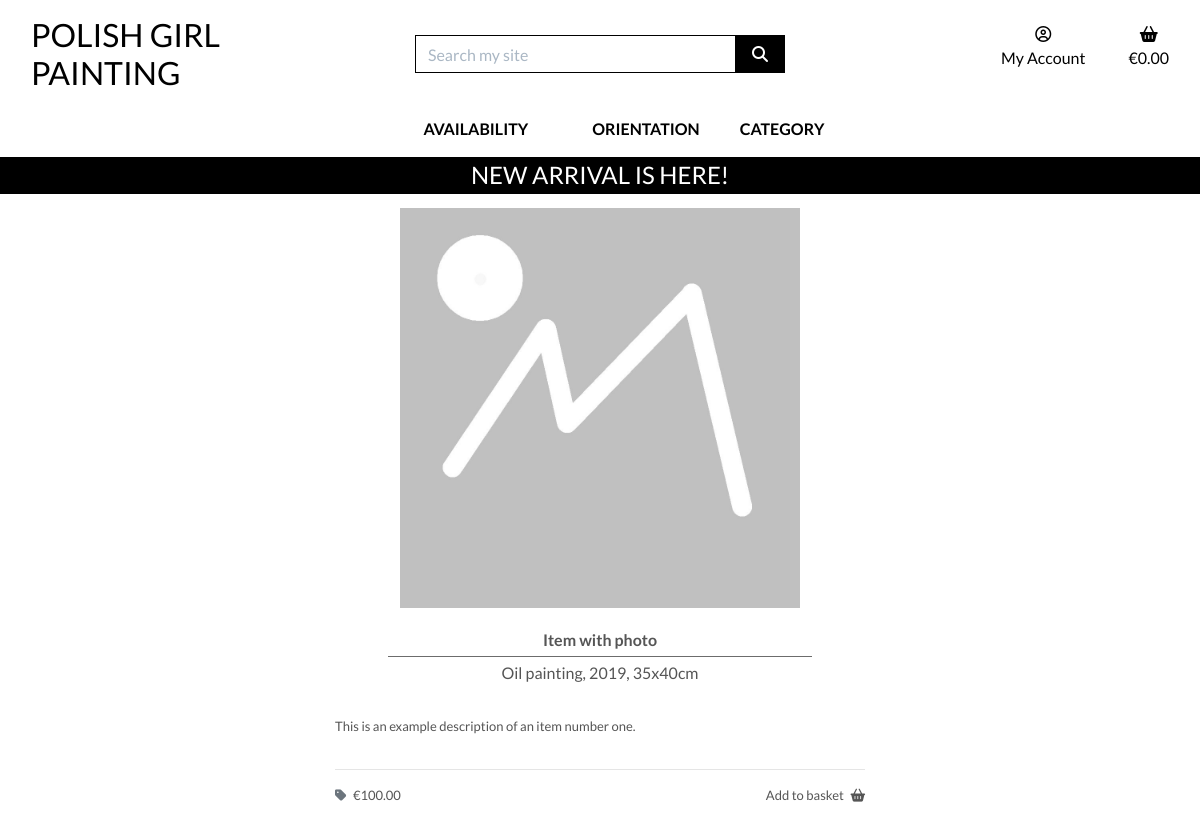
Page /products/1/ on the earlier database version.
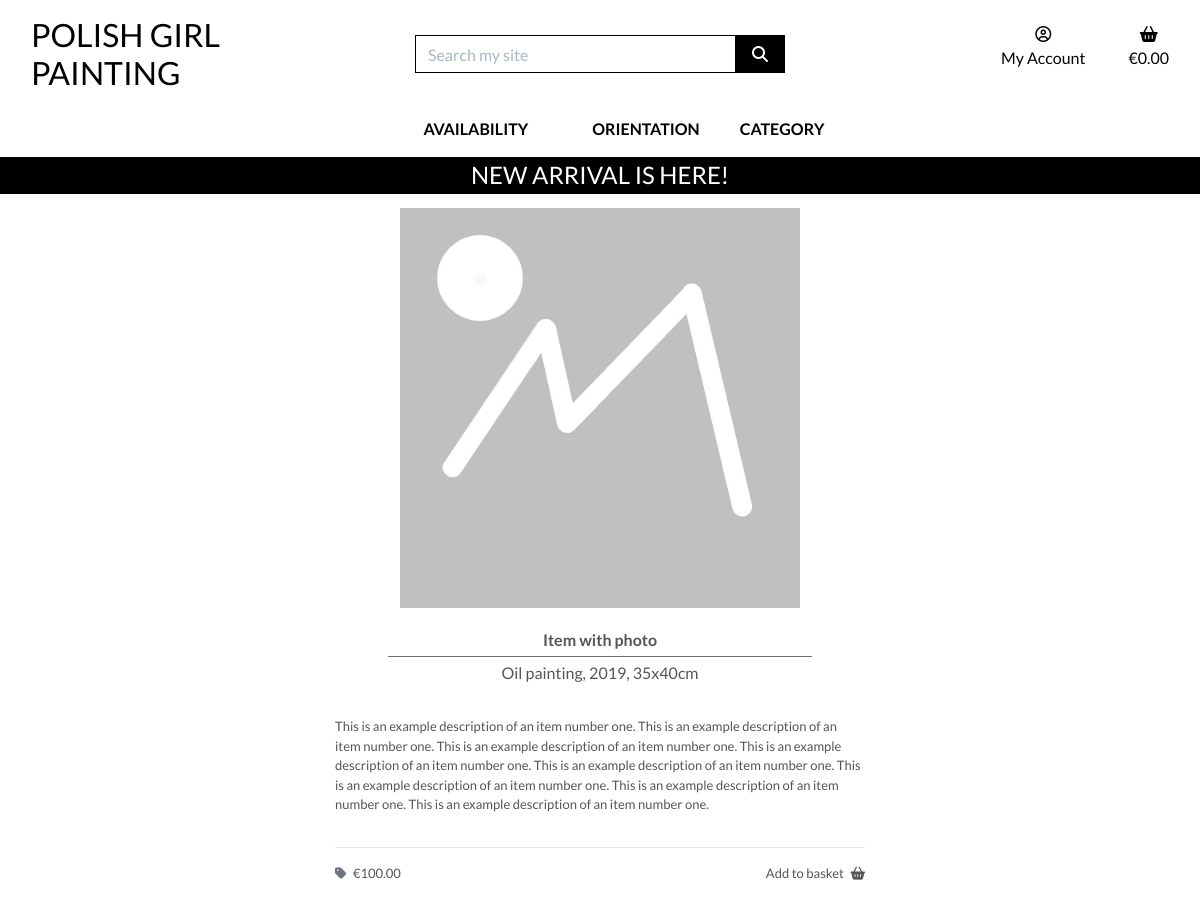
Same page on the later database version.
### products/models.py (models this page shows, shortened)
class Product(models.Model):
    sku = models.CharField(
        max_length=254,
        null=True,
        blank=True)
    title = models.CharField(
        max_length=254,
        unique=True)
    excerpt = models.TextField(
        blank=True)
    description = models.TextField()
    price = models.DecimalField(
        max_digits=6,
        decimal_places=2,
        null=True,
        blank=True)
    image = models.ImageField(
        null=True,
        blank=True)
    category = models.ForeignKey(
        'Category',
        null=True,
        blank=True,
        on_delete=models.SET_NULL)
    orientation = models.CharField(
        max_length=9,
        choices=ORIENTATION,
        null=True,
        blank=True)
    priority = models.CharField(
        max_length=10,
        choices=PRIORITY_CHOICES,
        default="3 - Normal",
        null=True,
        blank=True)
    available = models.BooleanField(
        default=True)
    created_on = models.DateTimeField(
        auto_now_add=True)
    updated_on = models.DateTimeField(
        auto_now=True)
    live = models.BooleanField(
        default=False)
    class Meta:
        ordering = ['priority', 'created_on']

### products/views.py (the view)
def product_detail(request, product_id):
    product = get_object_or_404(Product, pk=product_id)
    context = {
        'product': product,
    }
    return render(request, 'products/product_detail.html', context)

### products/templates/products/product_detail.html (shortened to what this page needs)
{% extends "base.html" %}
{% load static %}
{% block page_header %}
    <div class="container header-container">
    </div>
{% endblock %}
{% block content %}
    <div class="container-fluid">
        <div class="row">
            <div class="col-12 col-md-8 offset-md-2 col-lg-6 offset-lg-3 mt-5">
                <div class="image-container">
                    {% if product.image %}
                        <a href="{{ product.image.url }}" target="_blank">
                            <img src="{{ product.image.url }}" alt="{{ product.title }}" class="card-img-top img-fluid">
                        </a>
                    {% else %}
                        <a href="">
                            <img src="{{ MEDIA_URL }}placeholder.jpg" alt="{{ product.title }}" class="card-image-top img-fluid">
                        </a>
                    {% endif %}
                </div>
                <div class="card-body text-center">
                    <p class="mb-0 font-weight-bold">{{ product.title }}</p>
                    <hr class="hr-middle">
                    <p class="mb-0">{{ product.excerpt }}</p>
                </div>
                <div class="card-footer">
                    <div class="row">
                        <div class="col">
                            <p class="description">
                                {{ product.description }}
                            </p>
                            <hr>
                            <p class="float-left">
                                <i class="fas fa-tag mr-1 text-muted"></i> &euro;{{ product.price }}
                            </p>
                            <p class="float-right">
                                Add to basket
                                <i class="fas fa-shopping-basket ml-1"></i>
                            </p>
                        </div>
                    </div>
                </div>
            </div>
        </div>
    </div>
{% endblock %}

Differences in the rows shown:
changed Product "Item with photo": description "This is an example description of an item number one." → "…an item number one. This is an example description of an item number one. This is an example description of an item number one. This is an example description of an item number one. This is an example description of an item number one. This is an example description of an item number one. This is an example description of an item number one. This is an example description of an item number one."
